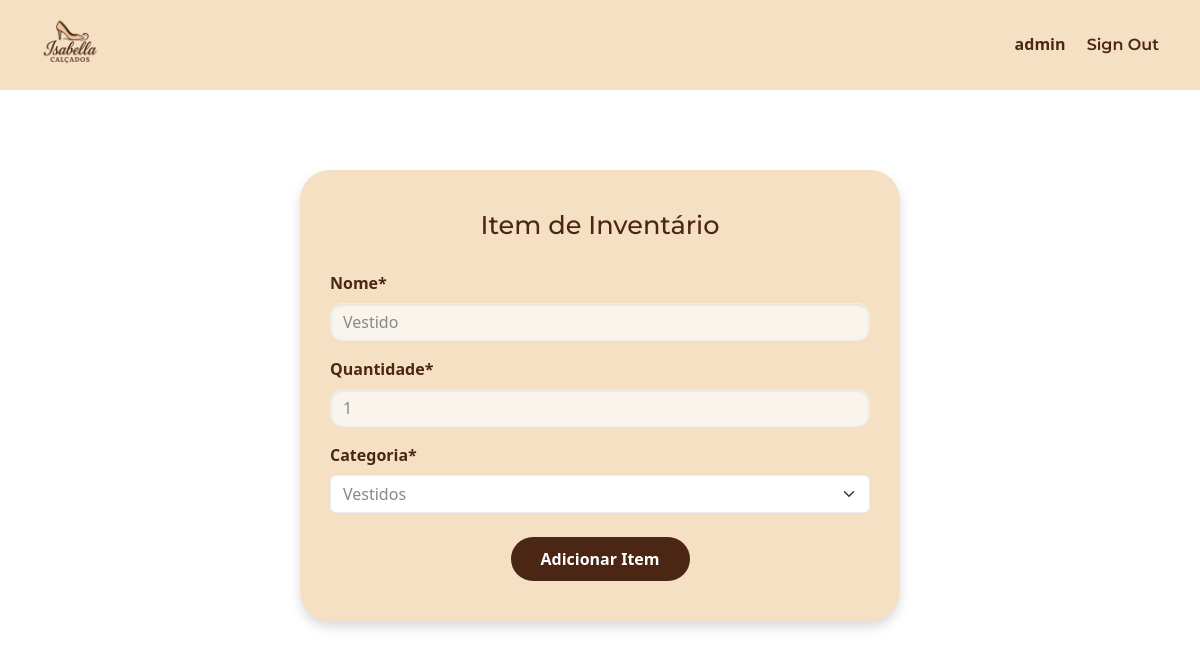
The app's page /edit-item/4 (signed in) with its own data.
### inventory/models.py (models this page shows, shortened)
class InventoryItem(models.Model):
    nome = models.CharField(max_length=200)
    quantidade = models.IntegerField()
    categoria = models.ForeignKey('Categoria', on_delete=models.CASCADE)
    preco = models.DecimalField(max_digits=10, decimal_places=2, default=0.00)
    date_created = models.DateTimeField(auto_now_add=True)
    user = models.ForeignKey(User, on_delete=models.CASCADE)

class Categoria(models.Model):
    nome = models.CharField(max_length=200)
    class Meta:
        verbose_name_plural = 'categorias'
    def __str__(self):
        return self.nome

### inventory/views.py (the view)
# urls.py: path('edit-item/<int:pk>', EditItem.as_view(), name= 'edit-item'),
class EditItem(LoginRequiredMixin, UpdateView):
    model = InventoryItem
    form_class = InventoryItemForm
    template_name = 'inventory/item_form.html'
    success_url = reverse_lazy('dashboard')

### inventory/forms.py
class InventoryItemForm(forms.ModelForm):
    categoria = forms.ModelChoiceField(queryset=Categoria.objects.all(), initial=0)
    class Meta:
        model = InventoryItem
        fields = ['nome', 'quantidade', 'categoria']

### inventory/templates/inventory/item_form.html (shortened to what this page needs)
{% extends 'inventory/base.html' %}
{% load crispy_forms_tags %}
{% block content %}
<div class="item-form-container">
    <h1>Item de Inventário</h1>
    <form method="POST">
        {{ form|crispy }}
        <div class="text-center mt-4">
            <button type="submit" class="btn-marrom">Adicionar Item</button>
        </div>
    </form>
</div>
{% endblock %}

### inventory/templates/inventory/base.html (shortened to what this page needs)
{% load static %}
<!DOCTYPE html>
<html lang="pt-br">
<head>
    <link href="https://bootswatch.com/5/minty/bootstrap.min.css" rel="stylesheet">
    <link rel="stylesheet" href="{% static 'css/estilo.css' %}">
</head>
<body>
    <div class="faixa-topo d-flex justify-content-between align-items-center">
        <a href="{% url 'index' %}">
            <img src="{% static 'image/logoisabellasemfundo.png' %}" alt="Logo Isabella Calçados" class="logo-topo">
        </a>
        <div>
            {% if not user.is_authenticated %}
                <a class="link-topo me-3" href="{% url 'login' %}">Sign In</a>
            {% else %}
                <span class="link-topo me-3">{{ user.username }}</span>
                <form method="post" action="{% url 'logout' %}" style="display: inline;">
                    <button type="submit" class="btn btn-link p-0 link-topo" style="text-decoration: none;">Sign Out</button>
                </form>
            {% endif %}
        </div>
    </div>
    {% block content %}
    {% endblock content %}
</body>
</html>

### inventory/static/css/estilo.css (style rules this page uses)
body { margin: 0; padding: 0; box-sizing: border-box; }
.faixa-topo { background-color: #F5E0C3; padding: 15px 40px; }
.logo-topo { height: 60px; }
.link-topo { font-weight: 600; color: #4B2614; text-decoration: none; }
.btn-marrom { background-color: #4B2614; color: white; border-radius: 25px; padding: 10px 30px; font-weight: bold; border: none; text-decoration: none; }
.link-topo { font-weight: 600; color: #4B2614; text-decoration: none; font-size: 1rem; }
.form-control { border-radius: 10px; box-shadow: 0 2px 4px rgba(0, 0, 0, 0.1); }
.form-label { font-weight: bold; color: #4B2614; }
.form-control { border-radius: 12px; background-color: #F9F5EC; box-shadow: inset 0 1px 3px rgba(0,0,0,0.1); }
.item-form-container { background-color: #F5E0C3; border-radius: 30px; padding: 40px 30px; max-width: 600px; margin: 80px auto; box-shadow: 0 6px 12px rgba(0, 0, 0, 0.15); }
.item-form-container h1 { text-align: center; color: #4B2614; font-size: 1.6rem; margin-bottom: 30px; }

### records on screen
InventoryItem: nome "Vestido", quantidade "1", categoria "Vestidos"

### other values on screen
{{ user.username }} "admin"
